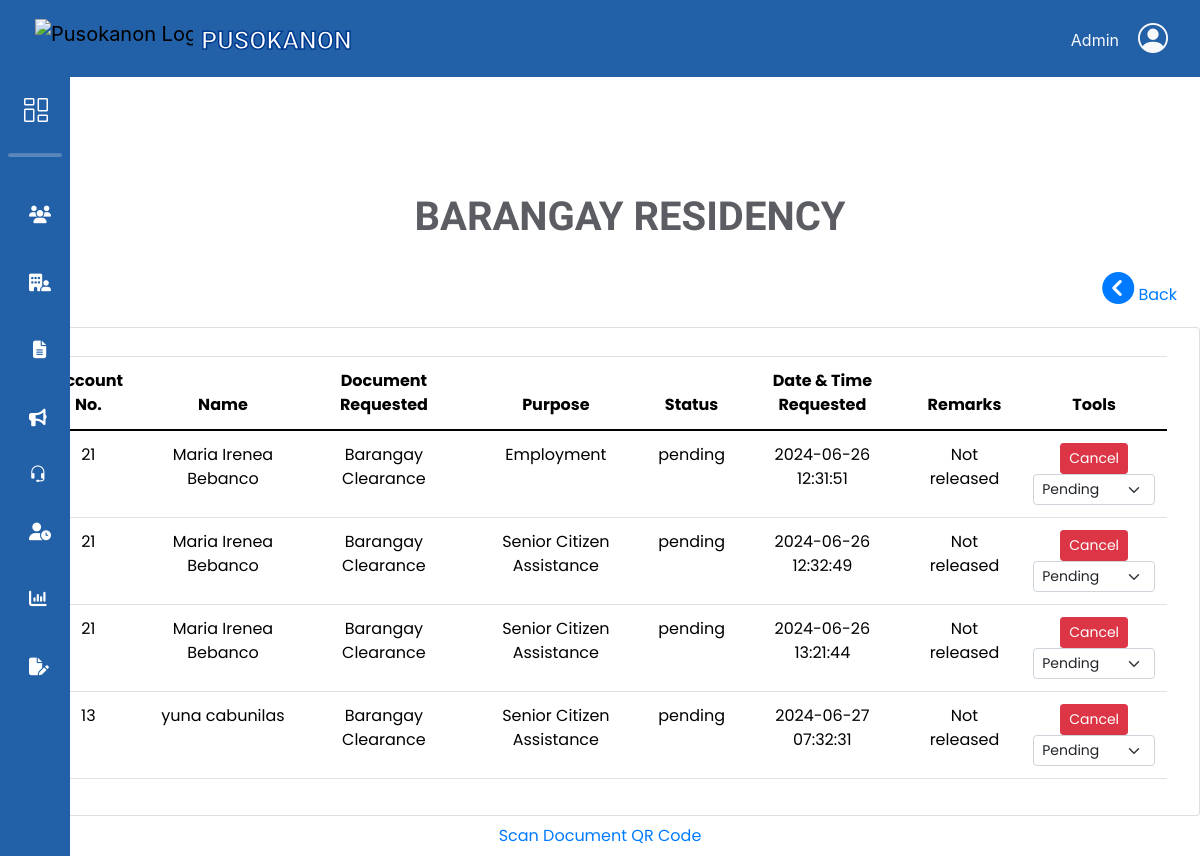
/adminbejo/Barangay-Residency.php, run on an earlier commit of the app's database.
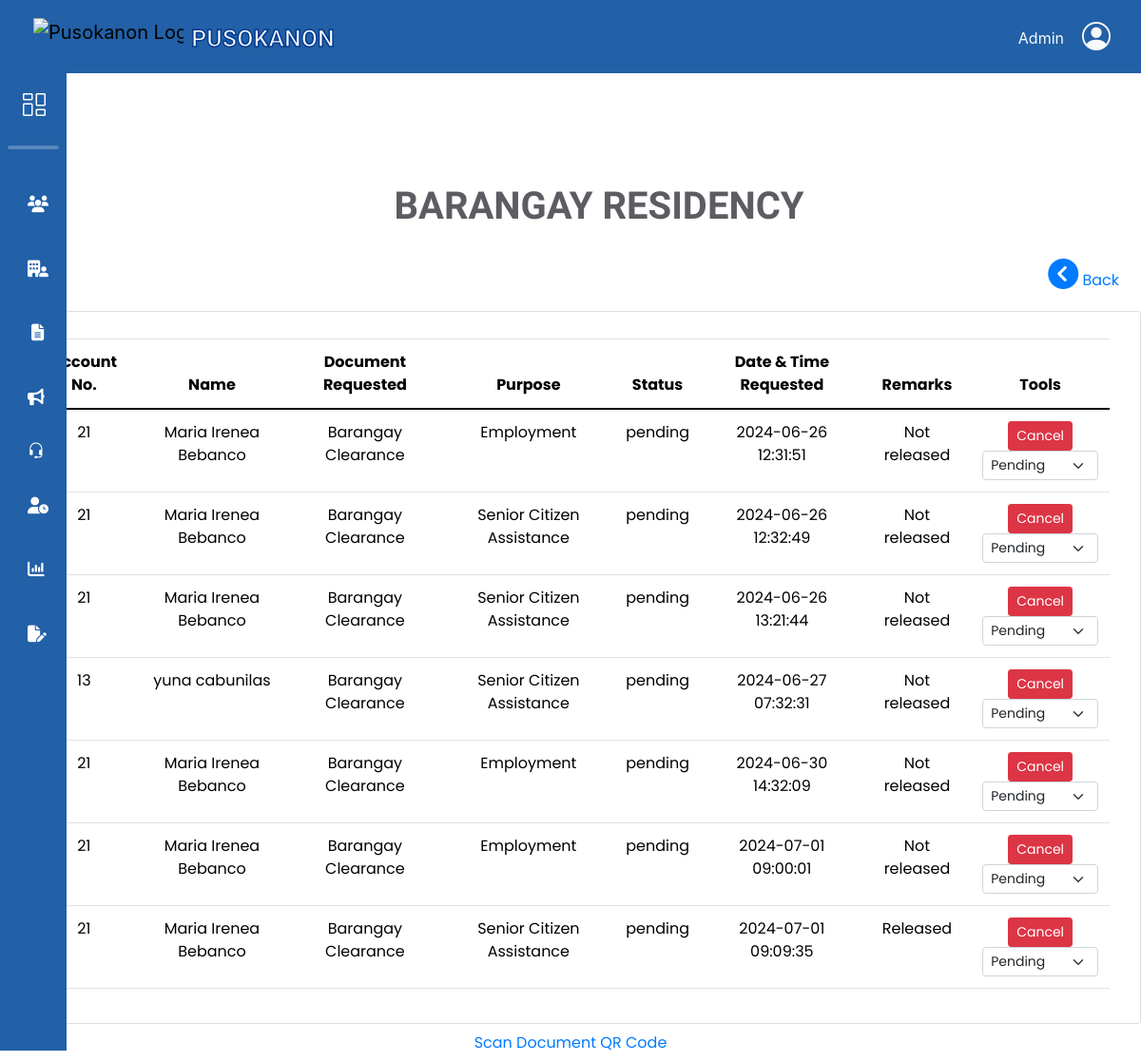
And on a later commit of the database.
### tables this page shows
CREATE TABLE `request_doc` (
  `doc_ID` int(11) NOT NULL,
  `res_id` int(11) NOT NULL,
  `docType_id` int(11) NOT NULL,
  `purpose_id` int(11) NOT NULL,
  `purpose_name` varchar(255) DEFAULT NULL,
  `stat` varchar(50) NOT NULL DEFAULT 'pending',
  `date_req` timestamp NOT NULL DEFAULT current_timestamp(),
  `date_processed` timestamp NULL DEFAULT current_timestamp() ON UPDATE current_timestamp(),
  `remarks` varchar(100) DEFAULT 'Not released',
  `request_id` varchar(20) NOT NULL,
  `qrCode_image` varchar(200) NOT NULL
);

CREATE TABLE `resident_users` (
  `res_ID` int(11) NOT NULL,
  `res_fname` varchar(50) NOT NULL,
  `res_lname` varchar(50) NOT NULL,
  `res_midname` varchar(50) NOT NULL,
  `res_suffix` varchar(10) DEFAULT NULL,
  `gender` varchar(10) NOT NULL,
  `birth_date` date NOT NULL,
  `civil_status` varchar(20) NOT NULL,
  `registered_voter` varchar(10) NOT NULL,
  `citizenship` varchar(30) NOT NULL,
  `contact_no` varchar(13) NOT NULL,
  `place_birth` varchar(100) NOT NULL,
  `addr_sitio` varchar(50) NOT NULL,
  `addr_purok` varchar(50) NOT NULL,
  `res_email` varchar(100) NOT NULL,
  `res_password` varchar(100) NOT NULL,
  `userRole_id` int(11) NOT NULL,
  `reset_token_hash` varchar(64) DEFAULT NULL,
  `reset_token_expires_at` datetime DEFAULT NULL,
  `profile_picture` varchar(200) DEFAULT NULL
);

CREATE TABLE `doc_type` (
  `docType_id` int(11) NOT NULL,
  `doc_name` varchar(100) NOT NULL,
  `doc_amount` int(11) NOT NULL
);

### db/DBconn.php (called while the page is built, shortened)
<?php
	function fetchdocsRequest($pdo) {
		$sql = "SELECT
					ru.res_id, doc_ID, stat,
					CONCAT(ru.res_fname, ' ', ru.res_lname) AS resident_name,
					dt.doc_name AS document_name,
					rd.purpose_name AS purpose_name,
					rd.date_req,
					rd.remarks
				FROM request_doc rd
				INNER JOIN resident_users ru ON rd.res_id = ru.res_id
				INNER JOIN doc_type dt ON rd.docType_id = dt.docType_id
				INNER JOIN docs_purpose dp ON rd.purpose_id = dp.purpose_id";
		$stmt = $pdo->prepare($sql);
		$stmt->execute();
		return $stmt->fetchAll();
	}
?>

### adminbejo/Barangay-Residency.php (the view, shortened to what this page needs)
<?php
include 'headerAdmin.php';
include '../db/DBconn.php';
$requests = fetchdocsRequest($pdo);
?>
<link rel="stylesheet" href="css/document.css">
<main>
    <div class="container-fluid">
        <div class="row">
            <div class="col-12 pt-3 d-flex justify-content-center">
                <h1 class="title">BARANGAY RESIDENCY</h1>
            </div>
        </div>
        <div class="row d-flex justify-content-end m-2">
            <div class="col-12 col-md-4 d-flex justify-content-end p-0">
                <a href="Admin-Document.php" class="back-button">
                    <i class="fa-solid fa-circle-chevron-left fa-2x"></i>
                    <span>Back</span>
                </a>
            </div>
        </div>
        <div class="row d-flex justify-content-center">
            <div class="card">
                <div class="card-body mt-2">
                    <div class="table-responsive">
                        <table class="table text-center">
                            <thead>
                                <tr>
                                    <th class="account-no">Account No.</th>
                                    <th class="name">Name</th>
                                    <th class="document-requested">Document Requested</th>
                                    <th class="purpose">Purpose</th>
                                    <th class="status">Status</th>
                                    <th class="date-time-requested">Date & Time Requested</th>
                                    <th class="remarks">Remarks</th>
                                    <th class="tools">Tools</th>
                                </tr>
                            </thead>
                            <tbody>
                                <?php foreach ($requests as $request): ?>
                                    <tr>
                                        <td class="account-no"><?= htmlspecialchars($request['res_id']); ?></td>
                                        <td class="name"><?= htmlspecialchars($request['resident_name']); ?></td>
                                        <td class="document-requested"><?= htmlspecialchars($request['document_name']); ?></td>
                                        <td class="purpose"><?= htmlspecialchars($request['purpose_name']); ?></td>
                                        <td class="status"><?= htmlspecialchars($request['stat']); ?></td>
                                        <td class="date-time-requested"><?= htmlspecialchars($request['date_req']); ?></td>
                                        <td class="remarks"><?= htmlspecialchars($request['remarks']); ?></td>
                                        <td class="tools">
                                            <div class="inline-tools">
                                                <div class="btn btn-danger btn-sm btn-1">Cancel</div>
                                                <form class="status-form" action="../db/updateStatus.php" method="POST">
                                                    <select name="status" class="form-select form-select-sm" onchange="this.form.submit()">
                                                        <option value="Pending" <?= $request['stat'] == 'Pending' ? 'selected' : ''; ?>>Pending</option>
                                                    </select>
                                                </form>
                                            </div>
                                        </td>
                                    </tr>
                                <?php endforeach; ?>
                            </tbody>
                        </table>
                    </div>
                </div>
            </div>
        </div>
        <div class="row d-flex justify-content-center m-2">
            <div class="col-12 col-md-4 d-flex justify-content-center align-items-end p-0">
                <a href="ScanQR.php" class="asd-button">Scan Document QR Code</a>
            </div>
        </div>
    </div>
</main>
<?php include 'footerAdmin.php';?>

What changed in the data, as far as the page shows it:
added request_doc: res.res_ID "21", resident_name "Maria Irenea Bebanco", docType.doc_name "Barangay Clearance", purpose_name "Employment", stat "pending", date_req "2024-06-30 14:32:09", remarks "Not released"
added request_doc: res.res_ID "21", resident_name "Maria Irenea Bebanco", docType.doc_name "Barangay Clearance", purpose_name "Employment", stat "pending", date_req "2024-07-01 09:00:01", remarks "Not released"
added request_doc: res.res_ID "21", resident_name "Maria Irenea Bebanco", docType.doc_name "Barangay Clearance", purpose_name "Senior Citizen Assistance", stat "pending", date_req "2024-07-01 09:09:35", remarks "Released"
